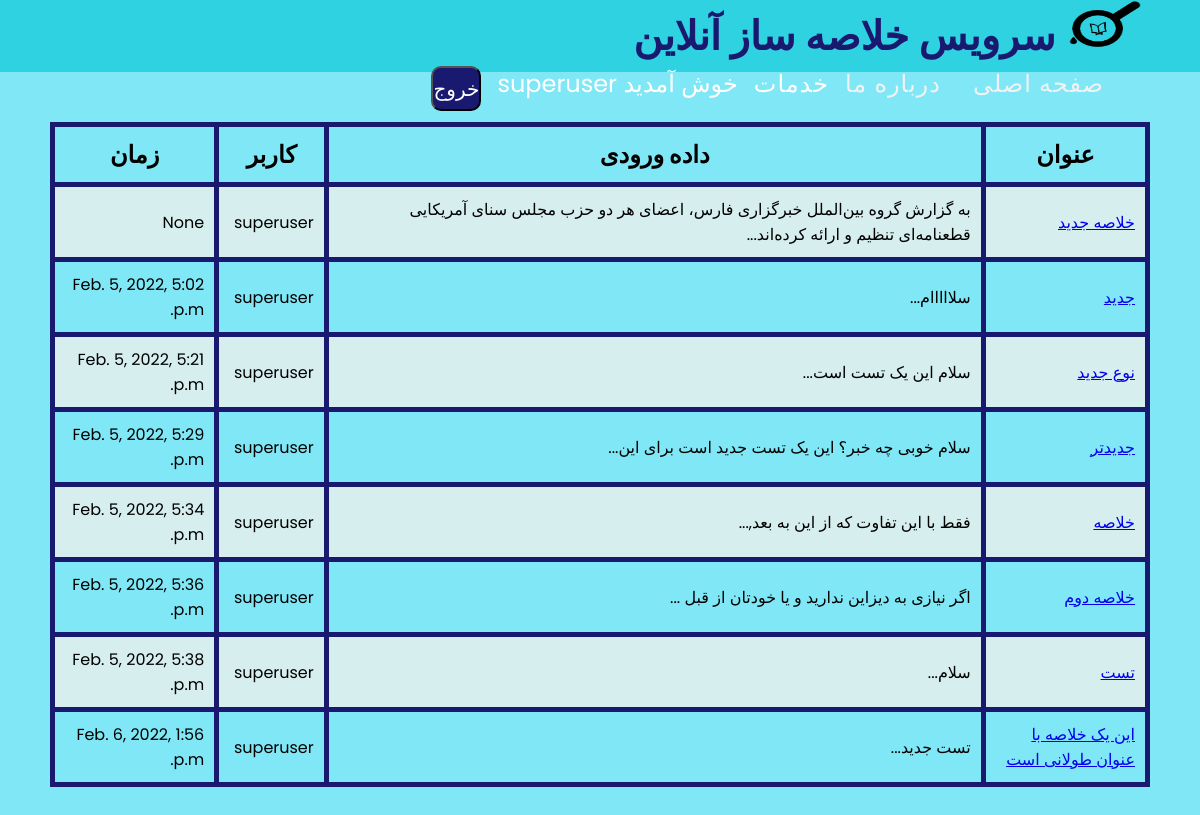
The page /allsummaries/ (signed in) on the database its author committed.
### project/models.py (models this page shows, shortened)
class Summary(models.Model):
    name = models.CharField(max_length=100, null=True)
    inputData = models.TextField(null=True, blank=True)
    outputData = models.TextField(null=True, blank=True)
    user = models.ForeignKey(User, on_delete=models.CASCADE)
    datecompleted = models.DateTimeField(auto_now_add=True)

### project/views.py (the view)
# urls.py: path('allsummaries/', views.allsummaries, name='allsummaries'),
@login_required
def allsummaries(request):
    if request.method == 'GET':
        summaries = Summary.objects.filter(user=request.user)
        return render(request, 'project/allsummaries.html', {'Title': 'تاریخچه خلاصه ها', 'summaries': summaries})

### project/templates/project/allsummaries.html (shortened to what this page needs)
{% extends 'project/base.html' %}
{% block content %}
<html lang="en">
    <head>
    </head>
    <body>
<div class="divcontent">
        <table style="width:100%">
            <tr>
                <th style="width:15%"><b><h2>عنوان</h2></b></th>
                <th style="width:60%"><b><h2>داده ورودی</h2></b></th>
                <th style="width:10%"><b><h2> کاربر</h2></b></th>
                <th style="width:15%"><b><h2>زمان</h2></b></th>
            </tr>
            {% for s in summaries%}
              <tr>
                  <td><a href="{% url 'viewsummaries' s.id %}"> {{s.name}}</a></td>
                  <td>{{s.outputData}}...</td>
                  <td>{{s.user}}</td>
                  <td>{{s.datecompleted}}</td>
              </tr>
            {% endfor %}
    </table>
</div>
    </body>
</html>
{% endblock %}

### project/templates/project/base.html (shortened to what this page needs)
{% load static %}
<html lang="en" dir="rtl">
  <head>
      <link rel="stylesheet" href="https://cdnjs.cloudflare.com/ajax/libs/font-awesome/5.15.2/css/all.min.css"/>
  </head>
  <body>
    <nav>
      <div class="logo">
        <img src="{% static 'project/images.png' %}" width="80" height="50" >
        <font class="myfont" color=#191970> سرویس خلاصه ساز آنلاین</font>
      </div>
        <ul>
          <li class="active"><a href="{% url 'home' %} "><font size="5" >صفحه اصلی</font></a></li>
          <li><a href="{% url 'aboutUs' %}" ><font size="5">درباره ما</font></a></li>
          <div class="dropdown"><span><font color="white" size="5"> خدمات</font></span>
          </div>
        {% if user.is_authenticated %}
          <li class="myli"><font size="5" face="Bnazanin" color="white">خوش آمدید {{ user.username }}</font></li>
          <form action="{% url 'logoutuser' %}" method="POST">
            <button type="submit" class="btnA btn-danger" >خروج</button>
          </form>
        {% else %}
          <li><a href="{% url 'signupuser' %}"><span class="glyphicon glyphicon-user"></span><font size="5"> ثبت نام</font></a></li>
          <li><a href="{% url 'loginuser' %}"><span class="glyphicon glyphicon-log-in"></span><font size="5"> ورود</font></a></li>
        {% endif %}
        </ul>
    </nav>
  </body>
  {% block content %}{% endblock %}
</html>

### project/templates/project/base.html (style rules this page uses)
* { margin: 0; padding: 0; box-sizing: border-box; font-family: 'Poppins', sans-serif; }
nav { display: flex; height: 9vh; width: 100%; background: #2FD2E0; align-items: center; justify-content: space-between; padding: 0 10vh 0 5vh; flex-wrap: wrap; }
nav .logo { color: #fff; font-size: 5vh; font-weight: 600; margin-right : -3vh; }
nav ul { display: flex; flex-wrap: wrap; list-style: none; }
nav ul li { margin: 0 1vh; }
nav ul li a { color: #f2f2f2; text-decoration: none; font-size: 2vh; font-weight: 500; padding: 2vh 1vh; border-radius: 5px; letter-spacing: 1px; transition: all 0.3s ease; }
.btnA { border-radius:10px; background-color: #191970 ; left:0px; height:45px; width:50px; color: white; font-size: 20px; }
.dropdown { position: relative; display: inline-block; letter-spacing: 1px; }
.myli { margin: 0 2vh; }

### project/templates/project/allsummaries.html (style rules this page uses)
body { background:#7FE7F5; background-repeat: no-repeat; background-size:cover; background-attachment: fixed; color: #000; font: 14px Bnazanin; margin: 0 auto; padding: 0; position: center; }
table, th, td { padding: 10px; border: 5px solid #191970; border-collapse: collapse; }
th, td {  border:3px solid black; }
.divcontent { margin: 50px 50px; }
tr:nth-child(even) { background-color: #D6EEEE; }

### rows shown on the page
Summary: name "خلاصه جدید", outputData "به گزارش گروه بین‌الملل خبرگزاری فارس، اعضای هر دو حزب مجلس سنای آمریکایی قطعنامه‌ای تنظیم و ارائه کرده‌اند", user "superuser", datecompleted "None"
Summary: name "جدید", outputData "سلااااام", user "superuser", datecompleted "Feb. 5, 2022, 5:02 p.m."
Summary: name "نوع جدید", outputData "سلام این یک تست است", user "superuser", datecompleted "Feb. 5, 2022, 5:21 p.m."
Summary: name "جدیدتر", outputData "سلام خوبی چه خبر؟ این یک تست جدید است برای این", user "superuser", datecompleted "Feb. 5, 2022, 5:29 p.m."
Summary: name "خلاصه", outputData "فقط با این تفاوت که از این به بعد,", user "superuser", datecompleted "Feb. 5, 2022, 5:34 p.m."
Summary: name "خلاصه دوم", outputData "اگر نیازی به دیزاین ندارید و یا خودتان از قبل", user "superuser", datecompleted "Feb. 5, 2022, 5:36 p.m."
Summary: name "تست", outputData "سلام", user "superuser", datecompleted "Feb. 5, 2022, 5:38 p.m."
Summary: name "این یک خلاصه با عنوان طولانی است", outputData "تست جدید", user "superuser", datecompleted "Feb. 6, 2022, 1:56 p.m."

### other values the page prints
{{ user.username }} "superuser"
